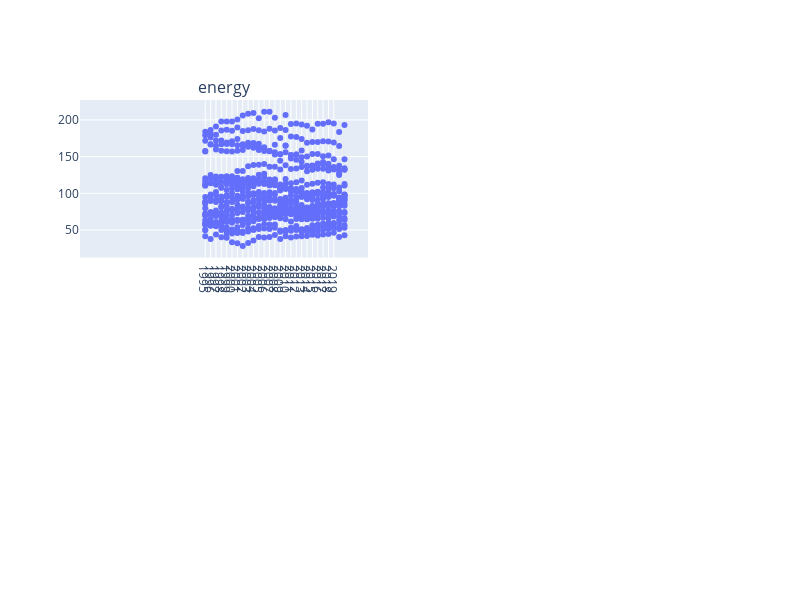

The notebook cell saved with this chart:
### Code cell
create_scatter_plots_grid(foundational_df_no_transformations_no_outliers_accounts, 'TIME_PERIOD', ['energy'], time_periods_accounts)

### Figure 1 — Plotly figure (JSON) as saved in the notebook; plotly's stock layout.template omitted (floating-point values rounded to 4 significant figures; data arrays with more than 128 entries replaced by an {"elided": "..."} marker saying what was removed)
{"data": [{"hovertext": {"elided": "763 str values"}, "mode": "markers", "name": "energy", "x": {"elided": "763 int values"}, "y": {"elided": "763 float values"}, "type": "scatter", "xaxis": "x", "yaxis": "y"}], "layout": {"xaxis": {"anchor": "y", "domain": [0.0, 0.45], "tickvals": [1995, 1996, 1997, 1998, 1999, 2000, 2001, 2002, 2003, 2004, 2005, 2006, 2007, 2008, 2009, 2010, 2011, 2012, 2013, 2014, 2015, 2016, 2017, 2018, 2019]}, "yaxis": {"anchor": "x", "domain": [0.625, 1.0]}, "xaxis2": {"anchor": "y2", "domain": [0.55, 1.0]}, "yaxis2": {"anchor": "x2", "domain": [0.625, 1.0]}, "xaxis3": {"anchor": "y3", "domain": [0.0, 0.45]}, "yaxis3": {"anchor": "x3", "domain": [0.0, 0.375]}, "xaxis4": {"anchor": "y4", "domain": [0.55, 1.0]}, "yaxis4": {"anchor": "x4", "domain": [0.0, 0.375]}, "annotations": [{"font": {"size": 16}, "showarrow": false, "text": "energy", "x": 0.225, "xanchor": "center", "xref": "paper", "y": 1.0, "yanchor": "bottom", "yref": "paper"}], "height": 600, "width": 800, "showlegend": false}}
